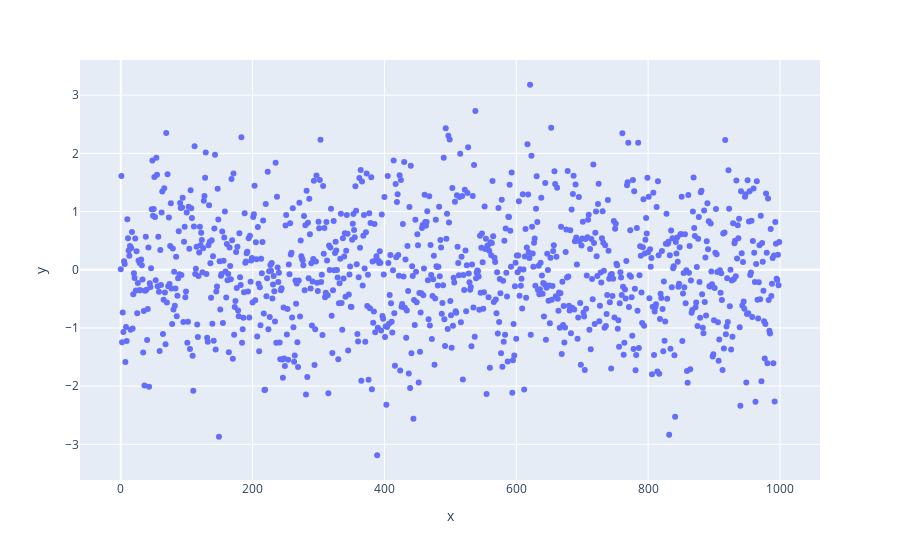

Notebook cell for this chart:
### Markdown cell above
Plotly

### Code cell
px.scatter(df, x='x', y='y')

### Figure 1 — Plotly figure (JSON) as saved in the notebook; plotly's stock layout.template omitted (floating-point values rounded to 4 significant figures; data arrays with more than 128 entries replaced by an {"elided": "..."} marker saying what was removed)
{"data": [{"hovertemplate": "x=%{x}<br>y=%{y}<extra></extra>", "legendgroup": "", "marker": {"color": "#636efa", "symbol": "circle"}, "mode": "markers", "name": "", "orientation": "v", "showlegend": false, "type": "scatter", "x": {"elided": "1000 int values"}, "xaxis": "x", "y": {"elided": "1000 float values"}, "yaxis": "y"}], "layout": {"legend": {"tracegroupgap": 0}, "margin": {"t": 60}, "xaxis": {"anchor": "y", "domain": [0, 1], "title": {"text": "x"}}, "yaxis": {"anchor": "x", "domain": [0, 1], "title": {"text": "y"}}}}
